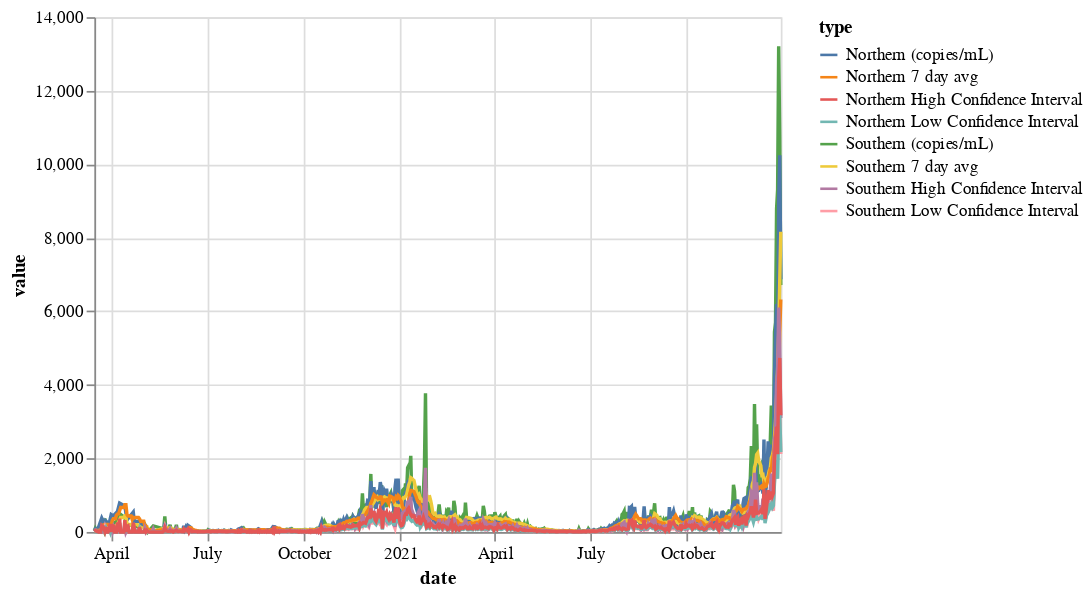

The code cell stored with this chart in its notebook:
### Code cell
alt.Chart(df).mark_line().encode(
    x="date",
    y="value",
    color="type",
)

### Figure 1 — Vega-Lite specification as saved in the notebook (floating-point values rounded to 4 significant figures; data arrays with more than 128 entries replaced by an {"elided": "..."} marker saying what was removed)
{"config": {"view": {"continuousWidth": 400, "continuousHeight": 300}}, "data": {"name": "data-ec6756ba99aed9b308700484836e4237"}, "mark": "line", "encoding": {"color": {"field": "type", "type": "nominal"}, "x": {"field": "date", "type": "temporal"}, "y": {"field": "value", "type": "quantitative"}}, "$schema": "https://vega.github.io/schema/vega-lite/v4.17.0.json", "datasets": {"data-ec6756ba99aed9b308700484836e4237": {"elided": "4969 records"}}}
